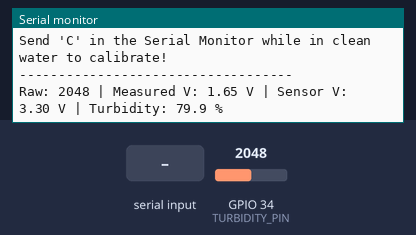
The sketch below on a simulated ESP32. Parts: the last lines printed to the serial monitor. The test bench sets the inputs (shaded band); at power-on: GPIO 34 (TURBIDITY_PIN) = 2048.

Above: at 1.2 s.
1.3 s: "c" received over Serial
At 3.3 s:
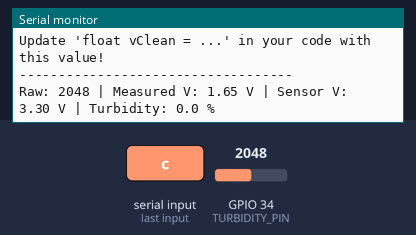
3.8 s: GPIO 34 (TURBIDITY_PIN) set to 2866
At 5.1 s:
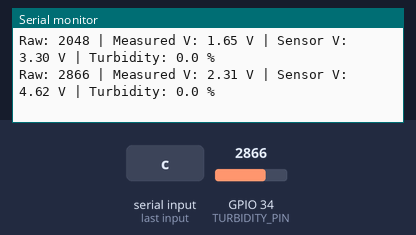
5.3 s: "C" received over Serial
6.8 s: GPIO 34 (TURBIDITY_PIN) set to 3603
At 7.7 s:
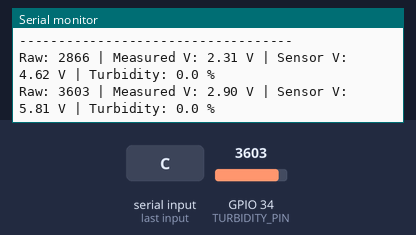
Timing chart, 0 to 9.3 s (numbered marks = the images above; inputs shaded):
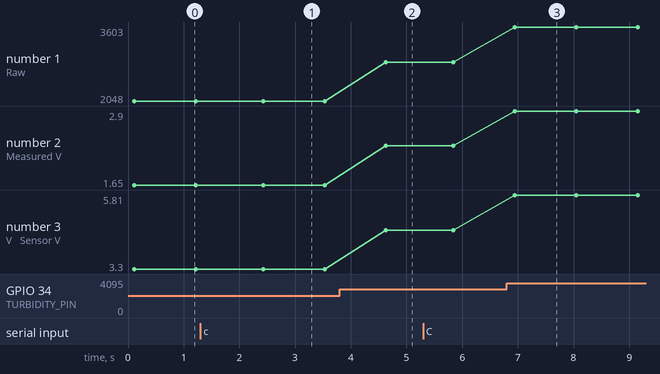

The sketch:

turbidity_read_esp32.ino
```cpp
/*
  ESP32 Water Turbidity Meter (SEN0189) Sketch with Calibration

  Hardware Connection:
  - Sensor VCC -> ESP32 VIN (5V from USB)
  - Sensor GND -> ESP32 GND
  - Sensor Signal -> Voltage Divider (using two 10k Ohm resistors):
      * Sensor Signal OUT -> 10k Ohm Resistor (R1) -> ESP32 GPIO 34
      * ESP32 GPIO 34 -> 10k Ohm Resistor (R2) -> ESP32 GND

  Formula for Voltage Divider (1/2 scaling factor):
  V_measured = esp_adc_cal calibrated reading (mV) / 1000.0
  V_sensor = V_measured * 2.0
*/

#include <esp_adc_cal.h>

const int TURBIDITY_PIN = 34; // GPIO 34 (ADC1_CH6) - Input-only analog pin
const int NUM_SAMPLES = 10;   // Number of samples for averaging

// ADC calibration characteristics
esp_adc_cal_characteristics_t adcChars;

// --- CALIBRATION VARIABLES ---
// Put your sensor in clean water, read "Sensor V", and update this constant:
float vClean = 4.20; // Sensor voltage in clean water (0%)
const float vDirty =
    2.50; // Sensor voltage in completely blocked/opaque water (100%)

// Helper function to map float values
float mapFloat(float x, float in_min, float in_max, float out_min,
               float out_max) {
  return (x - in_min) * (out_max - out_min) / (in_max - in_min) + out_min;
}

void setup() {
  Serial.begin(115200); // Standard ESP32 baud rate
  pinMode(TURBIDITY_PIN, INPUT);

  // Set ADC attenuation to 11dB for full 0-3.3V range
  analogSetPinAttenuation(TURBIDITY_PIN, ADC_11db);

  // Initialize ADC calibration using factory eFuse data
  esp_adc_cal_characterize(ADC_UNIT_1, ADC_ATTEN_DB_11, ADC_WIDTH_BIT_12, 1100,
                           &adcChars);

  Serial.println("--- Turbidity Meter Initialized ---");
  Serial.print("Current Clean Water Reference (vClean): ");
  Serial.print(vClean);
  Serial.println(" V");
  Serial.println(
      "Send 'C' in the Serial Monitor while in clean water to calibrate!");
  Serial.println("-----------------------------------");
}

void loop() {
  // Check for serial calibration command
  if (Serial.available() > 0) {
    char cmd = Serial.read();
    if (cmd == 'c' || cmd == 'C') {
      // Take an average of readings for calibration stability
      float sumMV = 0;
      for (int i = 0; i < NUM_SAMPLES; i++) {
        int raw = analogRead(TURBIDITY_PIN);
        sumMV += esp_adc_cal_raw_to_voltage(raw, &adcChars);
        delay(10);
      }
      float measuredV = (sumMV / NUM_SAMPLES) / 1000.0; // mV to V
      vClean = measuredV * 2.0; // Update the clean reference voltage

      Serial.println("\n>>> CALIBRATION SUCCESSFUL <<<");
      Serial.print("New Clean Water Reference (vClean) Set to: ");
      Serial.print(vClean, 3);
      Serial.println(" V");
      Serial.println(
          "Update 'float vClean = ...' in your code with this value!");
      Serial.println("-----------------------------------\n");
    }
  }

  // Read and average multiple samples to reduce noise
  float sumMV = 0;
  int rawValue = 0;
  for (int i = 0; i < NUM_SAMPLES; i++) {
    int raw = analogRead(TURBIDITY_PIN);
    rawValue += raw;
    sumMV += esp_adc_cal_raw_to_voltage(raw, &adcChars);
    delay(10);
  }
  rawValue /= NUM_SAMPLES;

  // Calibrated voltage measured at ESP32 pin (mV to V)
  float voltageMeasured = (sumMV / NUM_SAMPLES) / 1000.0;

  // Reconstruct the original 5V sensor voltage
  float voltageSensor = voltageMeasured * 2.0;

  // Clamp sensor voltage to the valid range
  float clampedV = voltageSensor;
  if (clampedV > vClean) {
    clampedV = vClean;
  }
  if (clampedV < vDirty) {
    clampedV = vDirty;
  }

  // Map calibrated sensor voltage to the standard 2.5V - 4.2V curve range
  float stdV = mapFloat(clampedV, vDirty, vClean, 2.5, 4.2);

  // Quadratic formula (follows Beer-Lambert light absorption law):
  //   y = -1120.4x^2 + 5742.3x - 4352.9
  // Then normalize to percentage: 0% = clean, 100% = opaque
  float turbidityRaw = -1120.4 * (stdV * stdV) + 5742.3 * stdV - 4352.9;
  float turbidityPct = turbidityRaw / 3000.0 * 100.0;

  // Clamp to valid range
  if (turbidityPct < 0.0)
    turbidityPct = 0.0;
  if (turbidityPct > 100.0)
    turbidityPct = 100.0;

  // Print results
  Serial.print("Raw: ");
  Serial.print(rawValue);
  Serial.print(" | Measured V: ");
  Serial.print(voltageMeasured, 2);
  Serial.print(" V | Sensor V: ");
  Serial.print(voltageSensor, 2);
  Serial.print(" V | Turbidity: ");
  Serial.print(turbidityPct, 1);
  Serial.println(" %");

  delay(1000);
}
```

Measured:
- after the input at 1.3 s, the serial monitor: prints a new line after 1.0 s (image 1)
- after the input at 3.8 s, the serial monitor: prints a new line after 0.83 s (image 2)
- after the input at 6.8 s, the serial monitor: prints a new line after 0.15 s (image 3)
- plotted number 1: 2048 → 2866 after the input at 3.8 s, 2866 → 3603 after the input at 6.8 s
- plotted number 2: 1.65 → 2.31 after the input at 3.8 s, 2.31 → 2.9 after the input at 6.8 s
- plotted number 3: 3.3 → 4.62 after the input at 3.8 s, 4.62 → 5.81 after the input at 6.8 s
